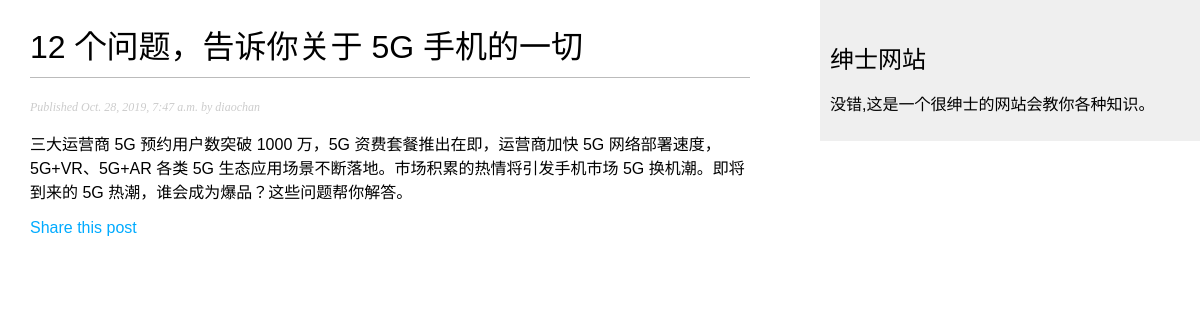
Screenshot of /blog/2019/10/28/12-5g/ with the database file from the repository.
### blog/models.py (models this page shows, shortened)
class Post(models.Model):
    STATUS_CHOICES=(
        ('draft','Draft'),
        ('published','Published'),
    )
    title=models.CharField(max_length=250)
    slug=models.SlugField(max_length=250,unique_for_date='publish')
    author=models.ForeignKey(User,on_delete=models.CASCADE,related_name='blog_posts')
    body=models.TextField()
    publish=models.DateTimeField(default=timezone.now)
    created=models.DateTimeField(auto_now_add=True)
    updated=models.DateTimeField(auto_now=True)
    status=models.CharField(max_length=10,choices=STATUS_CHOICES,default='draft')
    objects=models.Manager()
    published=PublishedManager()
    class Meta:
        ordering=('-publish',)

### blog/views.py (the view)
# urls.py: path('<int:year>/<int:month>/<int:day>/<slug:post>/',views.post_detail,name='post_detail'),
def post_detail(request,year,month,day,post):
    post=get_object_or_404(Post,slug=post,status='published',publish__year=year,publish__month=month,publish__day=day)
    return render(request,'blog/post/detail.html',{'posts':post})

### blog/templates/blog/post/detail.html (shortened to what this page needs)
{% extends 'blog/base.html' %}
{% block content %}
    <h1>{{ posts.title }}</h1>
    <p class="date">
    Published {{ posts.publish }} by {{ posts.author }}
    </p>
    {{ posts.body|linebreaks }}
    <p>
        <a href="{% url "blog:post_share" posts.id  %}">
            Share this post
        </a>
    </p>
{% endblock %}

### blog/static/css/blog.css (style rules this page uses)
body { margin:0; padding:0; font-family:helvetica, sans-serif; }
a { color:#00abff; text-decoration:none; }
h1 { font-weight:normal; border-bottom:1px solid #bbb; padding:0 0 10px 0; }
p.date { color:#ccc; font-family: georgia, serif; font-size: 12px; font-style: italic; }

### rows the page displays
Post: title "12 个问题，告诉你关于 5G 手机的一切", publish "Oct. 28, 2019, 7:47 a.m.", author "diaochan", body "三大运营商 5G 预约用户数突破 1000 万，5G 资费套餐推出在即，运营商加快 5G 网络部署速度，5G+VR、5G+AR 各类 5G 生态应用场景不断落地。市场积累的热情将引发手机市场 5G 换机潮。即将到来的 5G 热潮，谁会成为爆品？这些问题帮你解答。"
